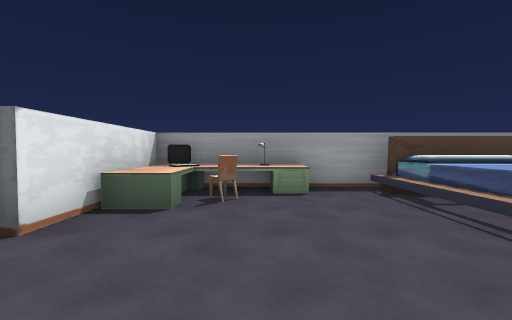
View 1 (above)

24 first-person views from a walk through a 3-D level made in the Unity game engine. The camera is 1.5 m above the floor, tilts 2° down and sees 90° across. Doors are open. The floor is counted in squares, 2 m on a side. Each view is taken from the middle of a square. On the plan, view 1 faces up. The plan holds only what a view shows up to about 9 squares ahead; the rest is blank. The player is left out. Some animated figures are not drawn. Some surface patterns are stand-ins.

View 2
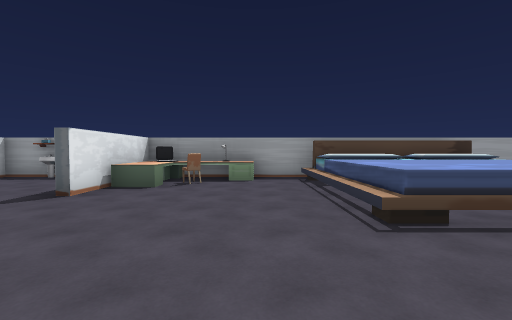

View 3
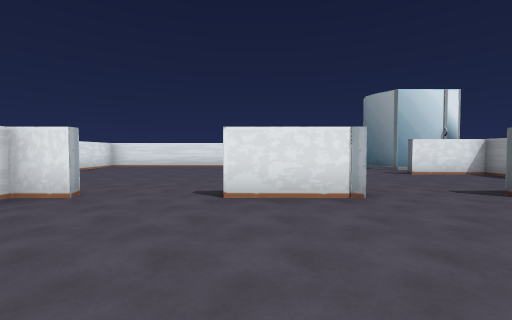

View 4
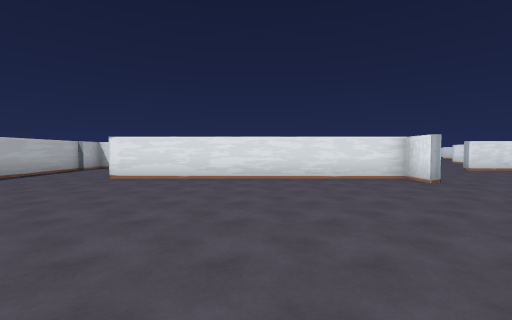

View 5
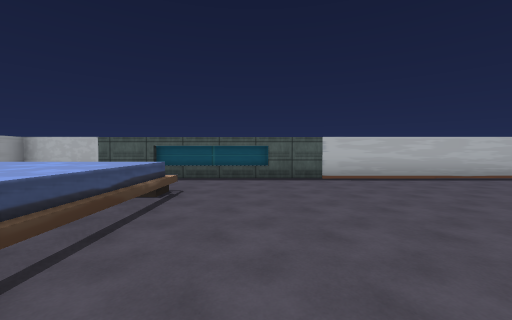

View 6
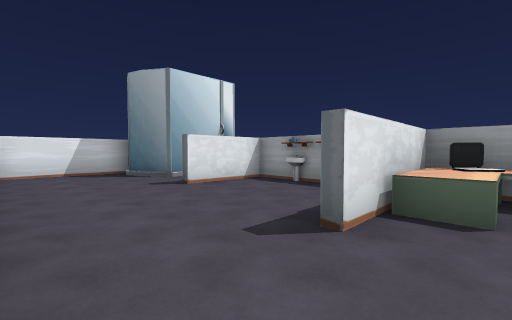

View 7
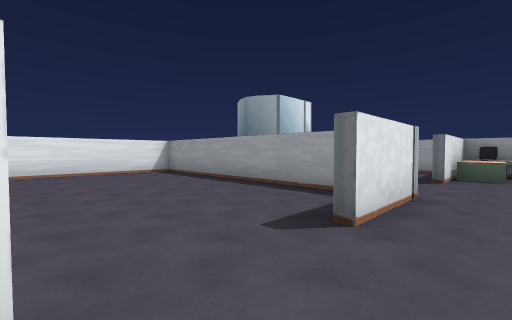

View 8
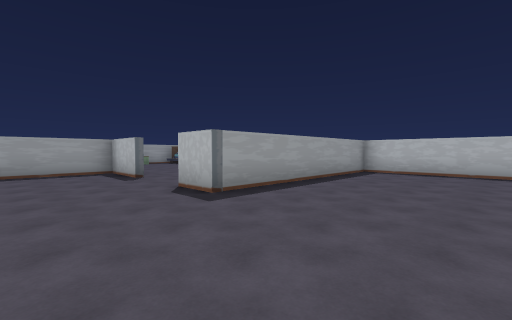

View 9
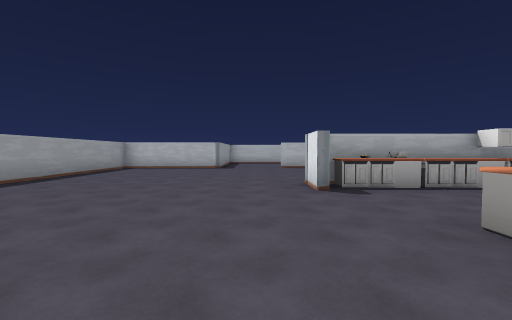

View 10
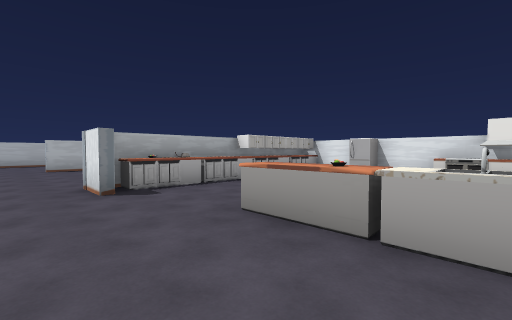

View 11
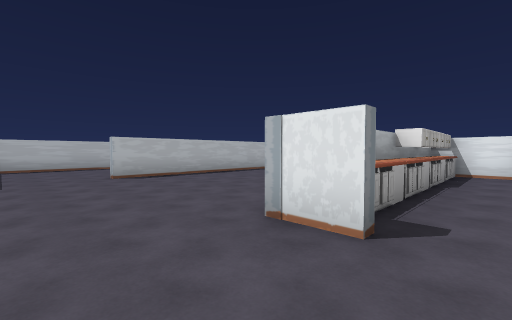

View 12
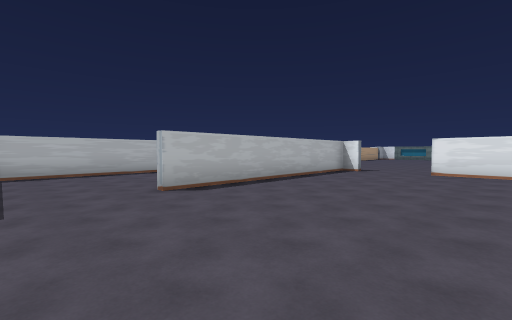

View 13
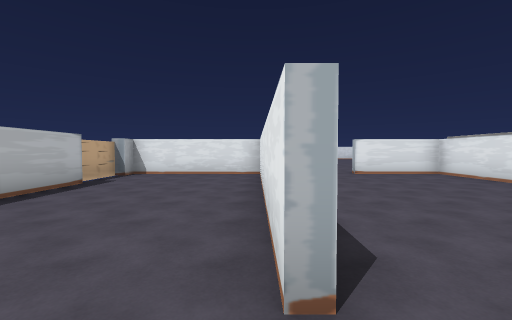

View 14
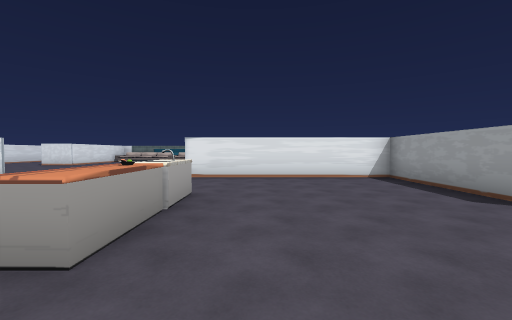

View 15
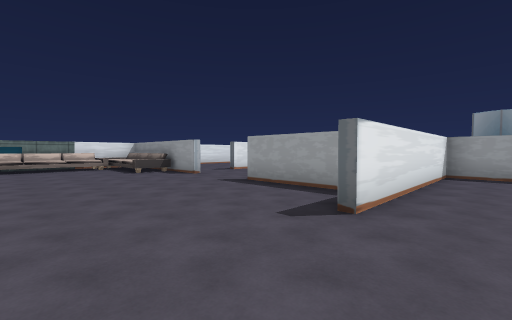

View 16
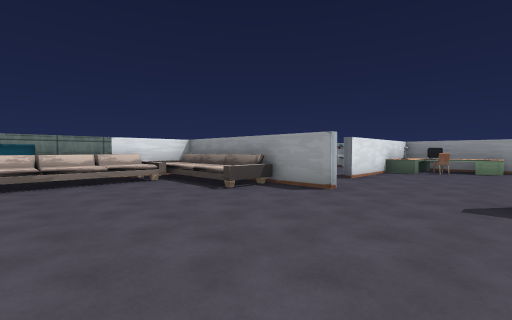

View 17
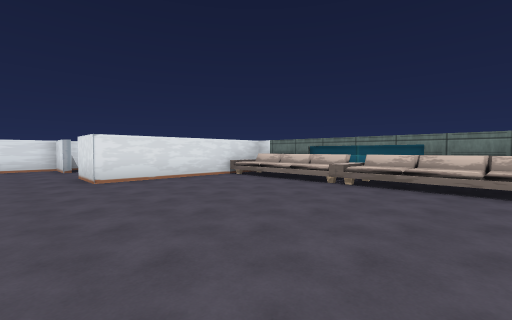

View 18
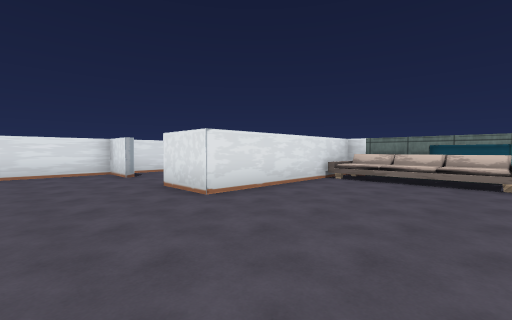

View 19
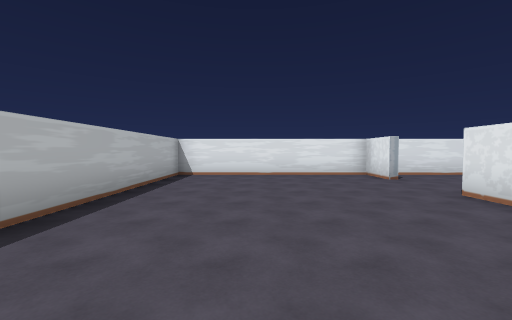

View 20
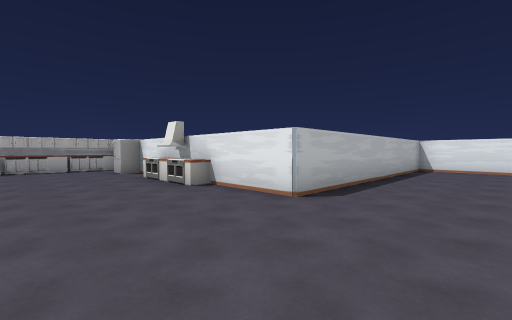

View 21
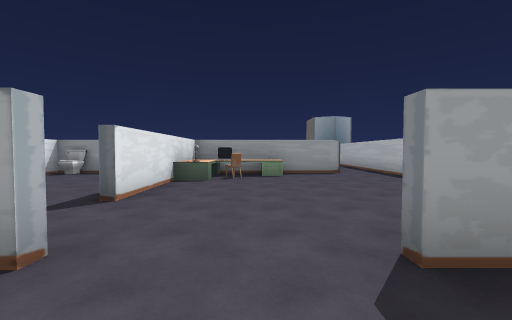

View 22
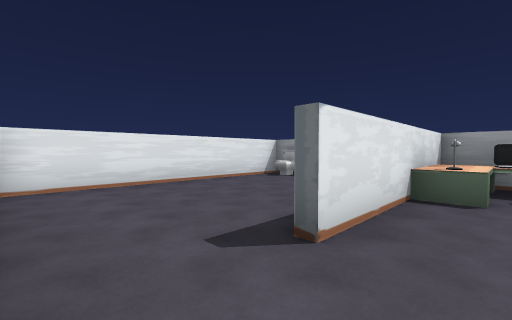

View 23
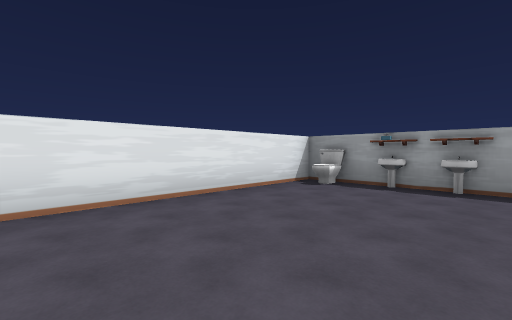

View 24
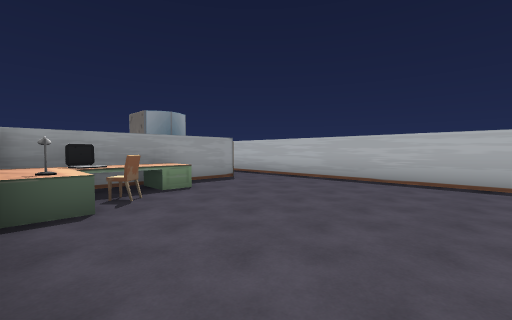

### Floor plan
Key: @ floor where view 1 was taken; # wall or solid block; . floor; D open door; ^ raised ledge; L laptop; E desk; C chair; S sink; T stove; F fridge; A lamp; I toilet; O other object.
Columns run from 22 left of view 1 to 10 right of it. Each row starts with its distance up from view 1.
  6               O    ##   ##
  5               O #S .#LOO.##### #
  4               O #...EC...^^^^  #
  3             OO......#....^^^^  #
  2            #........DD...^^^^  #
  1            #........DD...^^^^^.#
  0            ##########.@........#
 -1              .......#..........#
 -2            #........#..........#
 -3            #........DD.........#
 -4            #........DD.........#
 -5            #........#..........#
 -6 ##SSO#######   .....########...#
 -7 #I...ELO...#   ...........#  ..#
 -8 #....AC....#   ...........#  ..#
 -9 #....#.....#####..........#
-10 #....#.....#.............. #
-11 #....#.....#...................#
-12 #..........#...................#
-13 #...##...###...................#
-14 #OOOO......#........OO.....#...#
-15 #O.........#.. SSO..OO.....#...#
-16 #O............     .O#.....#...#
-17 #O..................O#.....#...#
-18 #O..................O#.....#...##
-19 #O..................O#..DD.#....#
-20 #O...........#TTT.FFO#..DD #...##
-21 #O.........###  #### ###.  #####
-22 #O.........#
-23 ######.....#
-24      #.....#
-25      D.....#
-26     DD.....#
-27    ..#.....#
-28   ##########

Positions as (right, up) in squares from view 1, and headings:
1: (0, 0), facing up
2: (1, -2), facing up
3: (2, -2), facing left
4: (2, 1), facing down
5: (2, -1), facing right
6: (-1, 0), facing up-left
7: (-1, -5), facing up-left
8: (-5, -10), facing up-right
9: (-7, -12), facing right
10: (-7, -12), facing down-right
11: (-3, -11), facing down-right
12: (0, -11), facing down-right
13: (5, -12), facing down
14: (-3, -13), facing left
15: (-9, -18), facing up-left
16: (-14, -18), facing up-left
17: (-15, -16), facing down-left
18: (-14, -19), facing down-left
19: (-13, -20), facing down
20: (-13, -17), facing down-right
21: (-15, -15), facing up
22: (-16, -13), facing up-left
23: (-18, -12), facing up-left
24: (-17, -12), facing up-right
